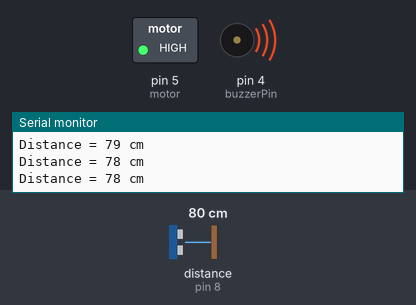
The sketch below on a simulated Arduino Uno, built with avr-gcc and run on an emulated ATmega328P. Parts: switched loads named in the sketch (green lamp = pin HIGH), buzzer (waves = sounding), the last lines printed to the serial monitor. Wiring (inferred from the names in the program): ultrasonic range finder: trigger pin 9; echo pin 8. The test bench sets the inputs (shaded band); at power-on: distance to the obstacle (sensor on pin 8) 80 cm. The echo pulse lasts 58.3 µs per cm; pins used as bus, display or sensor lines are not drawn.

Above: at 1.3 s.
1.4 s: distance to the obstacle (sensor on pin 8) set to 54 cm
4.4 s: distance to the obstacle (sensor on pin 8) set to 48 cm
At 5.4 s:
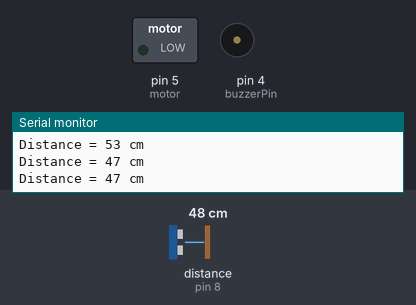
6.0 s: distance to the obstacle (sensor on pin 8) set to 60 cm
At 6.4 s:
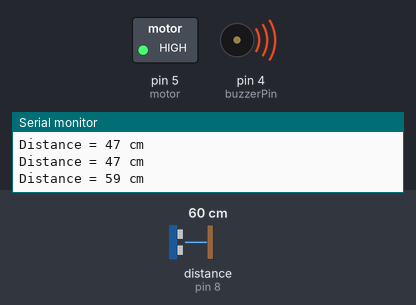
9.0 s: distance to the obstacle (sensor on pin 8) set to 2 cm
At 10.5 s:
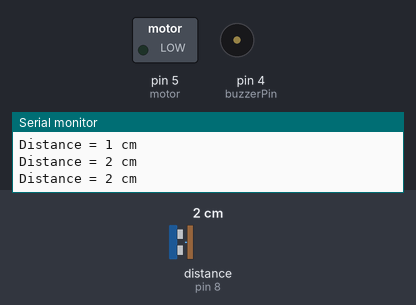
Timing chart, 0 to 11.6 s (numbered marks = the images above; inputs shaded):
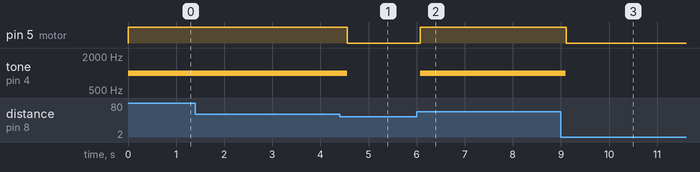

Measured:
- the behaviour switches between 52 and 51 cm on distance to the obstacle (sensor on pin 8) (found by bisection; images 0 and 1)
- after the input at 4.4 s, pin 5 (motor): HIGH → LOW after 0.16 s; tone on pin 4 (buzzerPin): 1000 Hz → silent after 0.15 s
- after the input at 6.0 s, pin 5 (motor): LOW → HIGH after 0.07 s; tone on pin 4 (buzzerPin): silent → 1000 Hz after 0.07 s
- after the input at 9.0 s, pin 5 (motor): HIGH → LOW after 0.11 s; tone on pin 4 (buzzerPin): 1000 Hz → silent after 0.10 s

The sketch:

Buzer.ino
```cpp
const int trigPin = 9;
const int echoPin = 8;
const int motor = 5;
const int buzzerPin = 4;
long duration = 0;

void setup()
{
pinMode(trigPin, OUTPUT);
pinMode(echoPin, INPUT);
pinMode(motor, OUTPUT);
pinMode(buzzerPin, OUTPUT);
Serial.begin(9600);
}

long distance(long time)
{
long distanceCalc;
distanceCalc = ((time * 0.034) / 2); // centimeters
return distanceCalc;
}

void loop()
{
digitalWrite(trigPin, LOW);
delayMicroseconds(500);
digitalWrite(trigPin, HIGH);
delayMicroseconds(1000);
digitalWrite(trigPin, LOW);

duration = pulseIn(echoPin, HIGH);
long distanceCm = distance(duration);

if (distanceCm <= 160 && distanceCm > 50)
{
digitalWrite(motor,HIGH);
tone(buzzerPin, 1000, 500);
}
else
{
digitalWrite(motor,LOW);
noTone(buzzerPin);
}

Serial.print("Distance = ");
Serial.print(distanceCm);
Serial.println (" cm");
delay(500);
}
```
